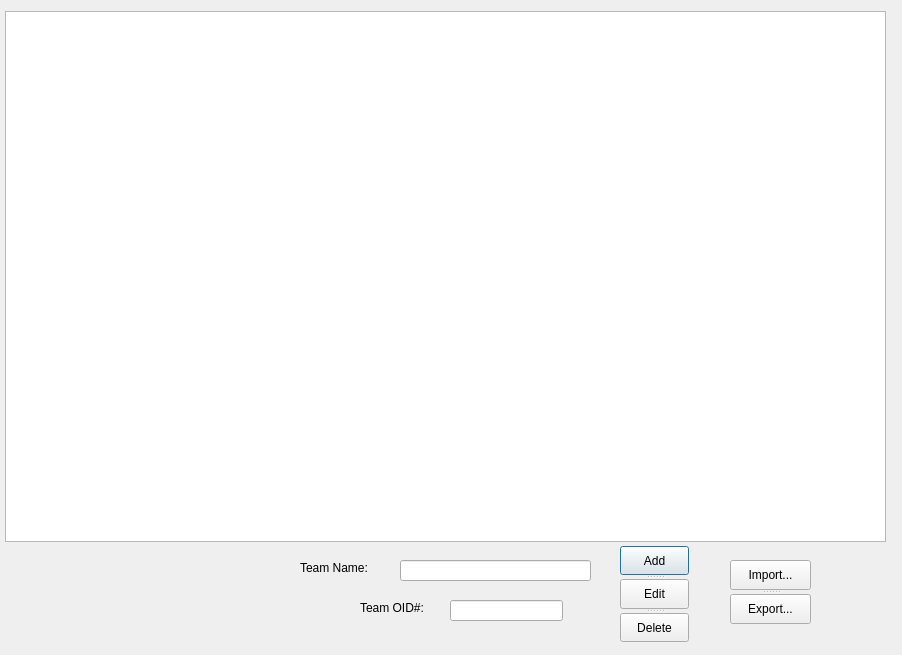
<?xml version="1.0" encoding="UTF-8"?>
<ui version="4.0">
 <class>TeamWindow</class>
 <widget class="QDialog" name="TeamWindow">
  <property name="geometry">
   <rect>
    <x>0</x>
    <y>0</y>
    <width>902</width>
    <height>655</height>
   </rect>
  </property>
  <property name="windowTitle">
   <string>Team View</string>
  </property>
  <widget class="QLineEdit" name="TeamName">
   <property name="geometry">
    <rect>
     <x>400</x>
     <y>560</y>
     <width>191</width>
     <height>21</height>
    </rect>
   </property>
  </widget>
  <widget class="QLineEdit" name="TeamOID">
   <property name="geometry">
    <rect>
     <x>450</x>
     <y>600</y>
     <width>113</width>
     <height>21</height>
    </rect>
   </property>
  </widget>
  <widget class="QLabel" name="label">
   <property name="geometry">
    <rect>
     <x>300</x>
     <y>560</y>
     <width>91</width>
     <height>16</height>
    </rect>
   </property>
   <property name="text">
    <string>Team Name:</string>
   </property>
   <property name="buddy">
    <cstring>TeamName</cstring>
   </property>
  </widget>
  <widget class="QLabel" name="label_2">
   <property name="geometry">
    <rect>
     <x>360</x>
     <y>600</y>
     <width>81</width>
     <height>16</height>
    </rect>
   </property>
   <property name="text">
    <string>Team OID#:</string>
   </property>
   <property name="buddy">
    <cstring>TeamOID</cstring>
   </property>
  </widget>
  <widget class="QListWidget" name="TeamList">
   <property name="geometry">
    <rect>
     <x>5</x>
     <y>11</y>
     <width>881</width>
     <height>531</height>
    </rect>
   </property>
  </widget>
  <widget class="QSplitter" name="splitter">
   <property name="geometry">
    <rect>
     <x>620</x>
     <y>546</y>
     <width>69</width>
     <height>96</height>
    </rect>
   </property>
   <property name="orientation">
    <enum>Qt::Vertical</enum>
   </property>
   <widget class="QPushButton" name="SecondAddButton">
    <property name="text">
     <string>Add</string>
    </property>
   </widget>
   <widget class="QPushButton" name="SecondEditButton">
    <property name="text">
     <string>Edit</string>
    </property>
   </widget>
   <widget class="QPushButton" name="SecondDeleteButton">
    <property name="text">
     <string>Delete</string>
    </property>
   </widget>
  </widget>
  <widget class="QSplitter" name="splitter_2">
   <property name="geometry">
    <rect>
     <x>730</x>
     <y>560</y>
     <width>81</width>
     <height>64</height>
    </rect>
   </property>
   <property name="orientation">
    <enum>Qt::Vertical</enum>
   </property>
   <widget class="QPushButton" name="ImportTeamsButton">
    <property name="text">
     <string>Import...</string>
    </property>
   </widget>
   <widget class="QPushButton" name="ExportTeamsButton">
    <property name="text">
     <string>Export...</string>
    </property>
   </widget>
  </widget>
 </widget>
 <resources/>
 <connections/>
</ui>
